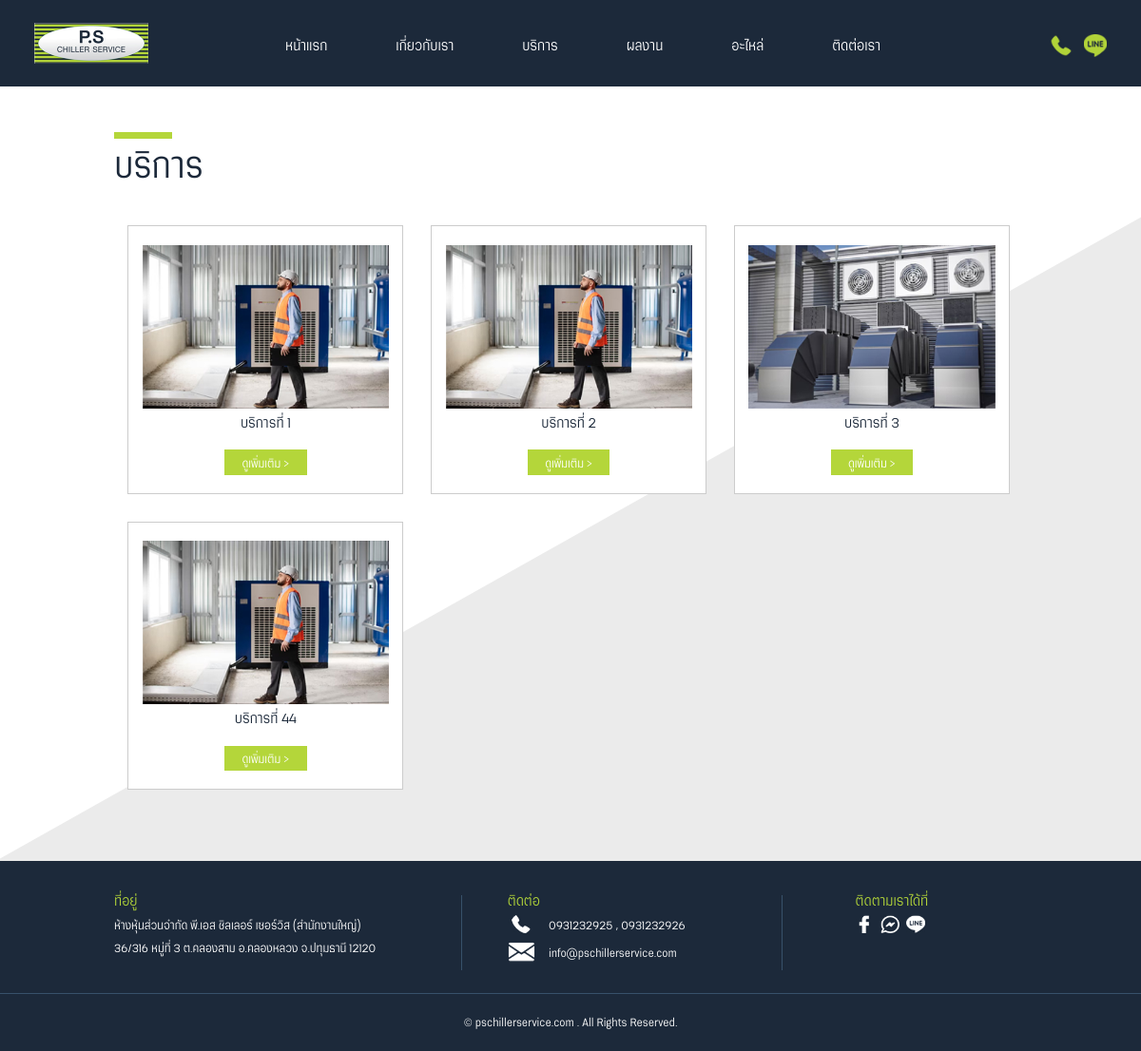
The app's page /service.php with its own data.
### tables this page shows
CREATE TABLE `service` (
  `id` int(11) NOT NULL,
  `service_name` varchar(255) NOT NULL,
  `service_detail` longtext NOT NULL,
  `service_image` varchar(255) NOT NULL
);

CREATE TABLE `contact_address` (
  `id` int(11) NOT NULL,
  `address` text NOT NULL
);

CREATE TABLE `contact_phone` (
  `id` int(11) NOT NULL,
  `phone_1` varchar(20) NOT NULL,
  `phone_2` varchar(20) NOT NULL
);

CREATE TABLE `contact_email` (
  `id` int(11) NOT NULL,
  `email` varchar(255) NOT NULL
);

### back-office/database/connect.php (called while the page is built, shortened)
<?php
class connect
{
    private $servername = "localhost";
    private $username = "root";
    private $password = "";
    private $db_name = "pachillerservice";
    public function __construct()
    {
        try {
            $conn = new PDO("mysql:host=$this->servername;dbname=$this->db_name;charset=utf8", $this->username, $this->password);
            $conn->setAttribute(PDO::ATTR_ERRMODE, PDO::ERRMODE_EXCEPTION);
            $this->conn = $conn;
        } catch (PDOException $e) {
            echo "Connection failed: " . $e->getMessage();
        }
    }
}

### service.php (the view, shortened to what this page needs)
<?php
require_once("back-office/database/connect.php");
?>
<!DOCTYPE html PUBLIC "-//W3C//DTD XHTML 1.0 Transitional//EN" "http://www.w3.org/TR/xhtml1/DTD/xhtml1-transitional.dtd">
<html xmlns="http://www.w3.org/1999/xhtml">
<head>
    <link href="css/reset.css" rel="stylesheet" type="text/css" />
    <link href="css/header.css" rel="stylesheet" type="text/css" />
    <link href="css/header-m.css" rel="stylesheet" type="text/css" />
    <link href="css/header-t.css" rel="stylesheet" type="text/css" />
    <link href="css/content.css" rel="stylesheet" type="text/css" />
    <link href="css/content-m.css" rel="stylesheet" type="text/css" />
    <link href="css/content-t.css" rel="stylesheet" type="text/css" />
    <link href="css/footer.css" rel="stylesheet" type="text/css" />
    <link href="css/footer-m.css" rel="stylesheet" type="text/css" />
    <link href="css/footer-t.css" rel="stylesheet" type="text/css" />
    <link href="css/menu.css" rel="stylesheet" type="text/css" />
</head>
<body>
    <div class="header">
        <div class="logo"><a href="index.php"><img src="images/logo.jpg" width="240" height="86" /></a></div>
        <div class="box-menu">
            <nav id="nav" role="navigation">
                <ul>
                    <li><a href="index.php">หน้าแรก</a></li>
                    <li><a href="aboutus.php">เกี่ยวกับเรา</a></li>
                    <li><a href="service.php">บริการ</a></li>
                    <li><a href="portfolio.php">ผลงาน</a></li>
                    <li><a href="part.php">อะไหล่</a></li>
                    <li><a href="contactus.php">ติดต่อเรา</a></li>
                </ul>
            </nav>
        </div>
        <?php include 'inc/contact-top.php'; ?>
    </div>
    <div class="content">
        <div class="left-01-all">
            <div class="box-main">
                <div class="title-all">บริการ</div>
                <?php
                try {
                    $stmt = $db->conn->prepare("SELECT * FROM `service`");
                    $stmt->execute();
                    foreach ($stmt->fetchAll() as $row) {
                ?>
                        <div class="box-service-list">
                            <div class="picture-service">
                                <a href="service-detail.php">
                                    <img src="back-office/images/service/<?= $row["service_image"] ?>" width="410" height="273" />
                                </a>
                            </div>
                            <div class="title-service"><a href="service-detail.php?id=<?= $row["id"] ?>">
                                    <?= $row["service_name"] ?>
                                </a></div>
                            <div class="more-02"><a href="service-detail.php?id=<?= $row["id"] ?>">ดูเพิ่มเติม > </a></div>
                        </div>
                <?php
                    }
                } catch (Exception $e) {
                    echo $e->getMessage();
                }
                ?>
            </div>
        </div>
    </div>
    <?php include 'inc/footer.php'; ?>
</body>
</html>

### inc/footer.php
<?php
require_once("back-office/database/connect.php");
$db = new connect();
?>
<?php
$phone1 = "";
$phone2 = "";
$line_Link = "";
$facebook_link = "";
$messenger_link = "";
$email = "";
$address = "";
try {
    $stmt = $db->conn->prepare("SELECT * FROM `contact_phone`");
    $stmt->execute();
    foreach ($stmt->fetchAll() as $row) {
        $phone1 = $row["phone_1"];
        $phone2 = $row["phone_2"];
    }
} catch (Exception $e) {
    echo $e->getMessage();
}
try {
    $stmt = $db->conn->prepare("SELECT * FROM `contact_line`");
    $stmt->execute();
    foreach ($stmt->fetchAll() as $row) {
        $line_Link = $row["line_link"];
    }
} catch (Exception $e) {
    echo $e->getMessage();
}
try {
    $stmt = $db->conn->prepare("SELECT * FROM `contact_facebook`");
    $stmt->execute();
    foreach ($stmt->fetchAll() as $row) {
        $facebook_link = $row["facebook_link"];
    }
} catch (Exception $e) {
    echo $e->getMessage();
}
try {
    $stmt = $db->conn->prepare("SELECT * FROM `contact_messenger`");
    $stmt->execute();
    foreach ($stmt->fetchAll() as $row) {
        $messenger_link = $row["messenger_link"];
    }
} catch (Exception $e) {
    echo $e->getMessage();
}
try {
    $stmt = $db->conn->prepare("SELECT * FROM `contact_email`");
    $stmt->execute();
    foreach ($stmt->fetchAll() as $row) {
        $email = $row["email"];
    }
} catch (Exception $e) {
    echo $e->getMessage();
}
try {
    $stmt = $db->conn->prepare("SELECT * FROM `contact_address`");
    $stmt->execute();
    foreach ($stmt->fetchAll() as $row) {
        $address = $row["address"];
    }
} catch (Exception $e) {
    echo $e->getMessage();
}
?>
<div class="footer">
    <div class="box-main">
        <div class="box-footer-left">
            <div class="title-footer">ที่อยู่</div>
            <div class="text-footer-left"><?= $address ?></div>
        </div>
        <div class="box-footer-center">
            <div class="title-footer">ติดต่อ</div>
            <div class="box-footer-center-list">
                <div class="icon-footer-center"><img src="images/icon-footer-01.jpg" width="48" height="37" /></div>
                <div class="text-footer-center"><a href="tel:<?= $phone1 ?>" target="_blank"><?= $phone1 ?></a> , <a href="tel:<?= $phone2 ?>" target="_blank"><?= $phone2 ?></a></div>
            </div>
            <div class="box-footer-center-list">
                <div class="icon-footer-center"><img src="images/icon-footer-02.jpg" width="48" height="37" /></div>
                <div class="text-footer-center"><?= $email ?></div>
            </div>
        </div>
        <div class="box-footer-right">
            <div class="title-footer">ติดตามเราได้ที่</div>
            <div class="icon-footer-right"><a href="<?= $facebook_link ?>" target="_blank"><img src="images/icon-footer-03.jpg" width="32" height="32" /></a><a href="<?= $messenger_link ?>" target="_blank"><img src="images/icon-footer-04.jpg" width="32" height="32" /></a>
                <a href="<?= $line_Link ?>" target="_blank"><img src="images/icon-footer-05.jpg" width="32" height="32" /></a>
            </div>
        </div>
    </div>
    <div class="copy">© pschillerservice.com . All Rights Reserved.</div>
</div>

### css/header.css (style rules this page uses)
@media screen and (min-width: 1041px) and (max-width: 3000px) { .header { float: left; height: auto; width: 100%; } }
@media screen and (min-width: 1041px) and (max-width: 3000px) { .logo { float: left; height: auto; width: 20%; margin-top: 2%; margin-bottom: 2%; margin-left: 3%; } }
@media screen and (min-width: 1041px) and (max-width: 3000px) { .logo img { height: auto; width: 50%; } }
@media screen and (min-width: 1041px) and (max-width: 3000px) { .box-menu { float: left; height: auto; width: 60%; margin-top: 3.5%; margin-left: 2%; } }

### css/content.css (style rules this page uses)
@media screen and (min-width: 1041px) and (max-width: 3000px) { .content { float: left; height: auto; width: 100%; } }
@media screen and (min-width: 1041px) and (max-width: 3000px) { .more-02 { font-family: serithairegular; font-size: 1vw; color: #FFF; background-color: #B4D63A; float: left; height: auto; width: 30%; padding-top: 3%; padding-bottom: 2%; margin-top: 5%; text-align: center; margin-left: 35%; margin-right: 35%; } }
@media screen and (min-width: 1041px) and (max-width: 3000px) { .more-02 a { color: #FFF; text-decoration: none; } }
@media screen and (min-width: 1041px) and (max-width: 3000px) { .title-all { font-family: serithairegular; font-size: 3vw; color: #1c293a; background-image: url(../images/line-title-small.jpg); background-repeat: no-repeat; background-position: left top; float: left; height: auto; width: 100%; margin-top: 5%; margin-bottom: 3%; padding-top: 2%; } }
@media screen and (min-width: 1041px) and (max-width: 3000px) { .box-service-list { float: left; height: auto; width: 30%; margin-right: 1.5%; margin-left: 1.5%; background-color: #FFF; border: 1px solid #CCC; padding-top: 2%; padding-bottom: 2%; margin-top: 1.5%; margin-bottom: 1.5%; } }
@media screen and (min-width: 1041px) and (max-width: 3000px) { .picture-service { float: left; height: auto; width: 90%; margin-left: 5%; } }
@media screen and (min-width: 1041px) and (max-width: 3000px) { .picture-service img { height: auto; width: 100%; } }
@media screen and (min-width: 1041px) and (max-width: 3000px) { .title-service { font-family: serithairegular; font-size: 1.2vw; color: #1c293a; text-align: center; float: left; height: auto; width: 90%; margin-left: 5%; margin-top: 3%; margin-bottom: 2%; } }
@media screen and (min-width: 1041px) and (max-width: 3000px) { .title-service a { color: #1c293a; text-decoration: none; } }

### css/menu.css (style rules this page uses)
#nav { font-family: serithairegular; }
#nav li { position: relative; z-index: 9999; }
#nav li a { color: #FFFFFF; display: block; text-decoration: none; list-style-type: none; }
#nav > ul { background-color: #37516A; position: relative; z-index: 9999; }
#nav > ul > li { width: auto; height: auto; float: left; list-style-type: none; margin-right: 10%; margin-bottom: 3%; }
#nav > ul > li > a { height: 100%; font-size: 1.2vw; text-align: center; list-style-type: none; font-family: serithairegular; color: #FFF; font-weight: normal; }

### records on screen
service: service_image (picture), service_name "บริการที่ 1"
service: service_image (picture), service_name "บริการที่ 2"
service: service_image (picture), service_name "บริการที่ 3"
service: service_image (picture), service_name "บริการที่ 44"
contact_address: address "ห้างหุ้นส่วนจำกัด พี.เอส ชิลเลอร์ เซอร์วิส (สำนักงานใหญ่) 36/316 หมู่ที่ 3 ต.คลองสาม อ.คลองหลวง จ.ปทุมธานี 12120"
contact_phone: phone_1 "0931232925", phone_2 "0931232926"
contact_email: email "info@pschillerservice.com"
